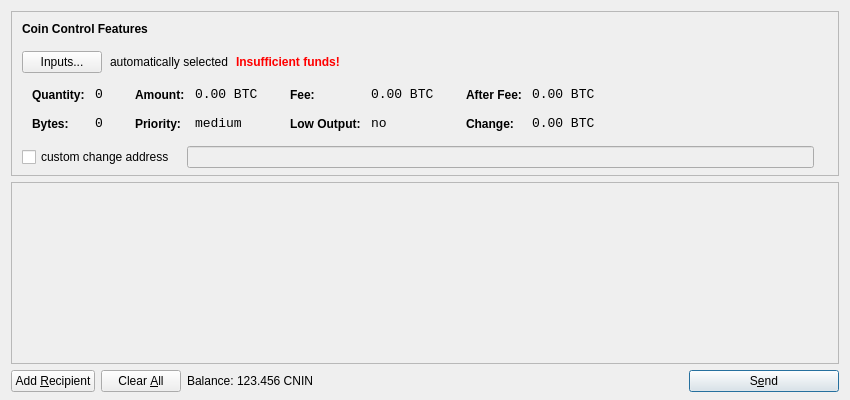
<?xml version="1.0" encoding="UTF-8"?>
<ui version="4.0">
 <class>SendCoinsDialog</class>
 <widget class="QDialog" name="SendCoinsDialog">
  <property name="geometry">
   <rect>
    <x>0</x>
    <y>0</y>
    <width>850</width>
    <height>400</height>
   </rect>
  </property>
  <property name="windowTitle">
   <string>Send Coins</string>
  </property>
  <layout class="QVBoxLayout" name="verticalLayout" stretch="0,1,0">
   <property name="bottomMargin">
    <number>8</number>
   </property>
   <item>
    <widget class="QFrame" name="frameCoinControl">
     <property name="sizePolicy">
      <sizepolicy hsizetype="Expanding" vsizetype="Expanding">
       <horstretch>0</horstretch>
       <verstretch>0</verstretch>
      </sizepolicy>
     </property>
     <property name="maximumSize">
      <size>
       <width>16777215</width>
       <height>16777215</height>
      </size>
     </property>
     <property name="frameShape">
      <enum>QFrame::StyledPanel</enum>
     </property>
     <property name="frameShadow">
      <enum>QFrame::Sunken</enum>
     </property>
     <layout class="QVBoxLayout" name="verticalLayoutCoinControl2">
      <property name="spacing">
       <number>-1</number>
      </property>
      <property name="leftMargin">
       <number>0</number>
      </property>
      <property name="topMargin">
       <number>0</number>
      </property>
      <property name="rightMargin">
       <number>0</number>
      </property>
      <property name="bottomMargin">
       <number>6</number>
      </property>
      <item>
       <layout class="QVBoxLayout" name="verticalLayoutCoinControl" stretch="0,0,0,0,1">
        <property name="spacing">
         <number>0</number>
        </property>
        <property name="leftMargin">
         <number>10</number>
        </property>
        <property name="topMargin">
         <number>10</number>
        </property>
        <item>
         <layout class="QHBoxLayout" name="horizontalLayoutCoinControl1">
          <property name="bottomMargin">
           <number>15</number>
          </property>
          <item>
           <widget class="QLabel" name="labelCoinControlFeatures">
            <property name="sizePolicy">
             <sizepolicy hsizetype="Preferred" vsizetype="Maximum">
              <horstretch>0</horstretch>
              <verstretch>0</verstretch>
             </sizepolicy>
            </property>
            <property name="font">
             <font>
              <weight>75</weight>
              <bold>true</bold>
             </font>
            </property>
            <property name="styleSheet">
             <string notr="true">font-weight:bold;</string>
            </property>
            <property name="text">
             <string>Coin Control Features</string>
            </property>
           </widget>
          </item>
         </layout>
        </item>
        <item>
         <layout class="QHBoxLayout" name="horizontalLayoutCoinControl2" stretch="0,0,0,0">
          <property name="spacing">
           <number>8</number>
          </property>
          <property name="bottomMargin">
           <number>10</number>
          </property>
          <item>
           <widget class="QPushButton" name="pushButtonCoinControl">
            <property name="styleSheet">
             <string notr="true"/>
            </property>
            <property name="text">
             <string>Inputs...</string>
            </property>
           </widget>
          </item>
          <item>
           <widget class="QLabel" name="labelCoinControlAutomaticallySelected">
            <property name="text">
             <string>automatically selected</string>
            </property>
            <property name="margin">
             <number>5</number>
            </property>
           </widget>
          </item>
          <item>
           <widget class="QLabel" name="labelCoinControlInsuffFunds">
            <property name="font">
             <font>
              <weight>75</weight>
              <bold>true</bold>
             </font>
            </property>
            <property name="styleSheet">
             <string notr="true">color:red;font-weight:bold;</string>
            </property>
            <property name="text">
             <string>Insufficient funds!</string>
            </property>
            <property name="margin">
             <number>5</number>
            </property>
           </widget>
          </item>
          <item>
           <spacer name="horizontalSpacerCoinControl">
            <property name="orientation">
             <enum>Qt::Horizontal</enum>
            </property>
            <property name="sizeHint" stdset="0">
             <size>
              <width>40</width>
              <height>1</height>
             </size>
            </property>
           </spacer>
          </item>
         </layout>
        </item>
        <item>
         <widget class="QWidget" name="widgetCoinControl" native="true">
          <property name="sizePolicy">
           <sizepolicy hsizetype="Preferred" vsizetype="Preferred">
            <horstretch>0</horstretch>
            <verstretch>0</verstretch>
           </sizepolicy>
          </property>
          <property name="minimumSize">
           <size>
            <width>0</width>
            <height>0</height>
           </size>
          </property>
          <property name="styleSheet">
           <string notr="true"/>
          </property>
          <layout class="QHBoxLayout" name="horizontalLayoutCoinControl5">
           <property name="margin">
            <number>0</number>
           </property>
           <item>
            <layout class="QHBoxLayout" name="horizontalLayoutCoinControl3" stretch="0,0,0,1">
             <property name="spacing">
              <number>20</number>
             </property>
             <property name="topMargin">
              <number>0</number>
             </property>
             <property name="bottomMargin">
              <number>10</number>
             </property>
             <item>
              <layout class="QFormLayout" name="formLayoutCoinControl1">
               <property name="horizontalSpacing">
                <number>10</number>
               </property>
               <property name="verticalSpacing">
                <number>14</number>
               </property>
               <property name="leftMargin">
                <number>10</number>
               </property>
               <property name="topMargin">
                <number>4</number>
               </property>
               <property name="rightMargin">
                <number>6</number>
               </property>
               <item row="0" column="0">
                <widget class="QLabel" name="labelCoinControlQuantityText">
                 <property name="styleSheet">
                  <string notr="true">font-weight:bold;</string>
                 </property>
                 <property name="text">
                  <string>Quantity:</string>
                 </property>
                 <property name="margin">
                  <number>0</number>
                 </property>
                </widget>
               </item>
               <item row="0" column="1">
                <widget class="QLabel" name="labelCoinControlQuantity">
                 <property name="font">
                  <font>
                   <family>Monospace</family>
                   <pointsize>10</pointsize>
                  </font>
                 </property>
                 <property name="cursor">
                  <cursorShape>IBeamCursor</cursorShape>
                 </property>
                 <property name="contextMenuPolicy">
                  <enum>Qt::ActionsContextMenu</enum>
                 </property>
                 <property name="text">
                  <string notr="true">0</string>
                 </property>
                 <property name="margin">
                  <number>0</number>
                 </property>
                 <property name="textInteractionFlags">
                  <set>Qt::LinksAccessibleByMouse|Qt::TextSelectableByKeyboard|Qt::TextSelectableByMouse</set>
                 </property>
                </widget>
               </item>
               <item row="1" column="0">
                <widget class="QLabel" name="labelCoinControlBytesText">
                 <property name="styleSheet">
                  <string notr="true">font-weight:bold;</string>
                 </property>
                 <property name="text">
                  <string>Bytes:</string>
                 </property>
                </widget>
               </item>
               <item row="1" column="1">
                <widget class="QLabel" name="labelCoinControlBytes">
                 <property name="font">
                  <font>
                   <family>Monospace</family>
                   <pointsize>10</pointsize>
                  </font>
                 </property>
                 <property name="cursor">
                  <cursorShape>IBeamCursor</cursorShape>
                 </property>
                 <property name="contextMenuPolicy">
                  <enum>Qt::ActionsContextMenu</enum>
                 </property>
                 <property name="text">
                  <string notr="true">0</string>
                 </property>
                 <property name="textInteractionFlags">
                  <set>Qt::LinksAccessibleByMouse|Qt::TextSelectableByKeyboard|Qt::TextSelectableByMouse</set>
                 </property>
                </widget>
               </item>
              </layout>
             </item>
             <item>
              <layout class="QFormLayout" name="formLayoutCoinControl2">
               <property name="horizontalSpacing">
                <number>10</number>
               </property>
               <property name="verticalSpacing">
                <number>14</number>
               </property>
               <property name="leftMargin">
                <number>6</number>
               </property>
               <property name="topMargin">
                <number>4</number>
               </property>
               <property name="rightMargin">
                <number>6</number>
               </property>
               <item row="0" column="0">
                <widget class="QLabel" name="labelCoinControlAmountText">
                 <property name="styleSheet">
                  <string notr="true">font-weight:bold;</string>
                 </property>
                 <property name="text">
                  <string>Amount:</string>
                 </property>
                 <property name="margin">
                  <number>0</number>
                 </property>
                </widget>
               </item>
               <item row="0" column="1">
                <widget class="QLabel" name="labelCoinControlAmount">
                 <property name="font">
                  <font>
                   <family>Monospace</family>
                   <pointsize>10</pointsize>
                  </font>
                 </property>
                 <property name="cursor">
                  <cursorShape>IBeamCursor</cursorShape>
                 </property>
                 <property name="contextMenuPolicy">
                  <enum>Qt::ActionsContextMenu</enum>
                 </property>
                 <property name="text">
                  <string notr="true">0.00 BTC</string>
                 </property>
                 <property name="textInteractionFlags">
                  <set>Qt::LinksAccessibleByMouse|Qt::TextSelectableByKeyboard|Qt::TextSelectableByMouse</set>
                 </property>
                </widget>
               </item>
               <item row="1" column="0">
                <widget class="QLabel" name="labelCoinControlPriorityText">
                 <property name="styleSheet">
                  <string notr="true">font-weight:bold;</string>
                 </property>
                 <property name="text">
                  <string>Priority:</string>
                 </property>
                </widget>
               </item>
               <item row="1" column="1">
                <widget class="QLabel" name="labelCoinControlPriority">
                 <property name="font">
                  <font>
                   <family>Monospace</family>
                   <pointsize>10</pointsize>
                  </font>
                 </property>
                 <property name="cursor">
                  <cursorShape>IBeamCursor</cursorShape>
                 </property>
                 <property name="contextMenuPolicy">
                  <enum>Qt::ActionsContextMenu</enum>
                 </property>
                 <property name="text">
                  <string>medium</string>
                 </property>
                 <property name="textInteractionFlags">
                  <set>Qt::LinksAccessibleByMouse|Qt::TextSelectableByKeyboard|Qt::TextSelectableByMouse</set>
                 </property>
                </widget>
               </item>
              </layout>
             </item>
             <item>
              <layout class="QFormLayout" name="formLayoutCoinControl3">
               <property name="horizontalSpacing">
                <number>10</number>
               </property>
               <property name="verticalSpacing">
                <number>14</number>
               </property>
               <property name="leftMargin">
                <number>6</number>
               </property>
               <property name="topMargin">
                <number>4</number>
               </property>
               <property name="rightMargin">
                <number>6</number>
               </property>
               <item row="0" column="0">
                <widget class="QLabel" name="labelCoinControlFeeText">
                 <property name="styleSheet">
                  <string notr="true">font-weight:bold;</string>
                 </property>
                 <property name="text">
                  <string>Fee:</string>
                 </property>
                 <property name="margin">
                  <number>0</number>
                 </property>
                </widget>
               </item>
               <item row="0" column="1">
                <widget class="QLabel" name="labelCoinControlFee">
                 <property name="font">
                  <font>
                   <family>Monospace</family>
                   <pointsize>10</pointsize>
                  </font>
                 </property>
                 <property name="cursor">
                  <cursorShape>IBeamCursor</cursorShape>
                 </property>
                 <property name="contextMenuPolicy">
                  <enum>Qt::ActionsContextMenu</enum>
                 </property>
                 <property name="text">
                  <string notr="true">0.00 BTC</string>
                 </property>
                 <property name="textInteractionFlags">
                  <set>Qt::LinksAccessibleByMouse|Qt::TextSelectableByKeyboard|Qt::TextSelectableByMouse</set>
                 </property>
                </widget>
               </item>
               <item row="1" column="0">
                <widget class="QLabel" name="labelCoinControlLowOutputText">
                 <property name="styleSheet">
                  <string notr="true">font-weight:bold;</string>
                 </property>
                 <property name="text">
                  <string>Low Output:</string>
                 </property>
                </widget>
               </item>
               <item row="1" column="1">
                <widget class="QLabel" name="labelCoinControlLowOutput">
                 <property name="font">
                  <font>
                   <family>Monospace</family>
                   <pointsize>10</pointsize>
                  </font>
                 </property>
                 <property name="cursor">
                  <cursorShape>IBeamCursor</cursorShape>
                 </property>
                 <property name="contextMenuPolicy">
                  <enum>Qt::ActionsContextMenu</enum>
                 </property>
                 <property name="text">
                  <string>no</string>
                 </property>
                 <property name="textInteractionFlags">
                  <set>Qt::LinksAccessibleByMouse|Qt::TextSelectableByKeyboard|Qt::TextSelectableByMouse</set>
                 </property>
                </widget>
               </item>
              </layout>
             </item>
             <item>
              <layout class="QFormLayout" name="formLayoutCoinControl4">
               <property name="horizontalSpacing">
                <number>10</number>
               </property>
               <property name="verticalSpacing">
                <number>14</number>
               </property>
               <property name="leftMargin">
                <number>6</number>
               </property>
               <property name="topMargin">
                <number>4</number>
               </property>
               <property name="rightMargin">
                <number>6</number>
               </property>
               <item row="0" column="0">
                <widget class="QLabel" name="labelCoinControlAfterFeeText">
                 <property name="styleSheet">
                  <string notr="true">font-weight:bold;</string>
                 </property>
                 <property name="text">
                  <string>After Fee:</string>
                 </property>
                 <property name="margin">
                  <number>0</number>
                 </property>
                </widget>
               </item>
               <item row="0" column="1">
                <widget class="QLabel" name="labelCoinControlAfterFee">
                 <property name="font">
                  <font>
                   <family>Monospace</family>
                   <pointsize>10</pointsize>
                  </font>
                 </property>
                 <property name="cursor">
                  <cursorShape>IBeamCursor</cursorShape>
                 </property>
                 <property name="contextMenuPolicy">
                  <enum>Qt::ActionsContextMenu</enum>
                 </property>
                 <property name="text">
                  <string notr="true">0.00 BTC</string>
                 </property>
                 <property name="textInteractionFlags">
                  <set>Qt::LinksAccessibleByMouse|Qt::TextSelectableByKeyboard|Qt::TextSelectableByMouse</set>
                 </property>
                </widget>
               </item>
               <item row="1" column="0">
                <widget class="QLabel" name="labelCoinControlChangeText">
                 <property name="styleSheet">
                  <string notr="true">font-weight:bold;</string>
                 </property>
                 <property name="text">
                  <string>Change:</string>
                 </property>
                </widget>
               </item>
               <item row="1" column="1">
                <widget class="QLabel" name="labelCoinControlChange">
                 <property name="font">
                  <font>
                   <family>Monospace</family>
                   <pointsize>10</pointsize>
                  </font>
                 </property>
                 <property name="cursor">
                  <cursorShape>IBeamCursor</cursorShape>
                 </property>
                 <property name="contextMenuPolicy">
                  <enum>Qt::ActionsContextMenu</enum>
                 </property>
                 <property name="text">
                  <string notr="true">0.00 BTC</string>
                 </property>
                 <property name="textInteractionFlags">
                  <set>Qt::LinksAccessibleByMouse|Qt::TextSelectableByKeyboard|Qt::TextSelectableByMouse</set>
                 </property>
                </widget>
               </item>
              </layout>
             </item>
            </layout>
           </item>
          </layout>
         </widget>
        </item>
        <item>
         <layout class="QHBoxLayout" name="horizontalLayoutCoinControl4" stretch="0,0,0">
          <property name="spacing">
           <number>12</number>
          </property>
          <property name="sizeConstraint">
           <enum>QLayout::SetDefaultConstraint</enum>
          </property>
          <property name="topMargin">
           <number>5</number>
          </property>
          <property name="rightMargin">
           <number>5</number>
          </property>
          <item>
           <widget class="QCheckBox" name="checkBoxCoinControlChange">
            <property name="text">
             <string>custom change address</string>
            </property>
           </widget>
          </item>
          <item>
           <widget class="QLineEdit" name="lineEditCoinControlChange">
            <property name="enabled">
             <bool>false</bool>
            </property>
            <property name="sizePolicy">
             <sizepolicy hsizetype="Expanding" vsizetype="Fixed">
              <horstretch>0</horstretch>
              <verstretch>0</verstretch>
             </sizepolicy>
            </property>
           </widget>
          </item>
          <item>
           <widget class="QLabel" name="labelCoinControlChangeLabel">
            <property name="sizePolicy">
             <sizepolicy hsizetype="Preferred" vsizetype="Expanding">
              <horstretch>0</horstretch>
              <verstretch>0</verstretch>
             </sizepolicy>
            </property>
            <property name="minimumSize">
             <size>
              <width>0</width>
              <height>0</height>
             </size>
            </property>
            <property name="text">
             <string/>
            </property>
            <property name="margin">
             <number>3</number>
            </property>
           </widget>
          </item>
         </layout>
        </item>
        <item>
         <spacer name="verticalSpacerCoinControl">
          <property name="orientation">
           <enum>Qt::Vertical</enum>
          </property>
          <property name="sizeHint" stdset="0">
           <size>
            <width>800</width>
            <height>1</height>
           </size>
          </property>
         </spacer>
        </item>
       </layout>
      </item>
     </layout>
    </widget>
   </item>
   <item>
    <widget class="QScrollArea" name="scrollArea">
     <property name="widgetResizable">
      <bool>true</bool>
     </property>
     <widget class="QWidget" name="scrollAreaWidgetContents">
      <property name="geometry">
       <rect>
        <x>0</x>
        <y>0</y>
        <width>830</width>
        <height>165</height>
       </rect>
      </property>
      <layout class="QVBoxLayout" name="verticalLayout_2">
       <property name="margin">
        <number>0</number>
       </property>
       <item>
        <layout class="QVBoxLayout" name="entries">
         <property name="spacing">
          <number>6</number>
         </property>
        </layout>
       </item>
       <item>
        <spacer name="verticalSpacer">
         <property name="orientation">
          <enum>Qt::Vertical</enum>
         </property>
         <property name="sizeHint" stdset="0">
          <size>
           <width>20</width>
           <height>40</height>
          </size>
         </property>
        </spacer>
       </item>
      </layout>
     </widget>
    </widget>
   </item>
   <item>
    <layout class="QHBoxLayout" name="horizontalLayout">
     <item>
      <widget class="QPushButton" name="addButton">
       <property name="toolTip">
        <string>Send to multiple recipients at once</string>
       </property>
       <property name="text">
        <string>Add &amp;Recipient</string>
       </property>
       <property name="icon">
        <iconset resource="../bitcoin.qrc">
         <normaloff>:/icons/add</normaloff>:/icons/add</iconset>
       </property>
       <property name="autoDefault">
        <bool>false</bool>
       </property>
      </widget>
     </item>
     <item>
      <widget class="QPushButton" name="clearButton">
       <property name="sizePolicy">
        <sizepolicy hsizetype="Minimum" vsizetype="Fixed">
         <horstretch>0</horstretch>
         <verstretch>0</verstretch>
        </sizepolicy>
       </property>
       <property name="toolTip">
        <string>Remove all transaction fields</string>
       </property>
       <property name="text">
        <string>Clear &amp;All</string>
       </property>
       <property name="icon">
        <iconset resource="../bitcoin.qrc">
         <normaloff>:/icons/remove</normaloff>:/icons/remove</iconset>
       </property>
       <property name="autoRepeatDelay">
        <number>300</number>
       </property>
       <property name="autoDefault">
        <bool>false</bool>
       </property>
      </widget>
     </item>
     <item>
      <layout class="QHBoxLayout" name="horizontalLayout_2">
       <property name="spacing">
        <number>3</number>
       </property>
       <item>
        <widget class="QLabel" name="label">
         <property name="text">
          <string>Balance:</string>
         </property>
        </widget>
       </item>
       <item>
        <widget class="QLabel" name="labelBalance">
         <property name="cursor">
          <cursorShape>IBeamCursor</cursorShape>
         </property>
         <property name="text">
          <string>123.456 CNIN</string>
         </property>
         <property name="textInteractionFlags">
          <set>Qt::LinksAccessibleByMouse|Qt::TextSelectableByKeyboard|Qt::TextSelectableByMouse</set>
         </property>
        </widget>
       </item>
      </layout>
     </item>
     <item>
      <spacer name="horizontalSpacer">
       <property name="orientation">
        <enum>Qt::Horizontal</enum>
       </property>
       <property name="sizeHint" stdset="0">
        <size>
         <width>40</width>
         <height>20</height>
        </size>
       </property>
      </spacer>
     </item>
     <item>
      <widget class="QPushButton" name="sendButton">
       <property name="minimumSize">
        <size>
         <width>150</width>
         <height>0</height>
        </size>
       </property>
       <property name="toolTip">
        <string>Confirm the send action</string>
       </property>
       <property name="text">
        <string>S&amp;end</string>
       </property>
       <property name="icon">
        <iconset resource="../bitcoin.qrc">
         <normaloff>:/icons/send</normaloff>:/icons/send</iconset>
       </property>
       <property name="default">
        <bool>true</bool>
       </property>
      </widget>
     </item>
    </layout>
   </item>
  </layout>
 </widget>
 <resources>
  <include location="../bitcoin.qrc"/>
 </resources>
 <connections/>
</ui>
